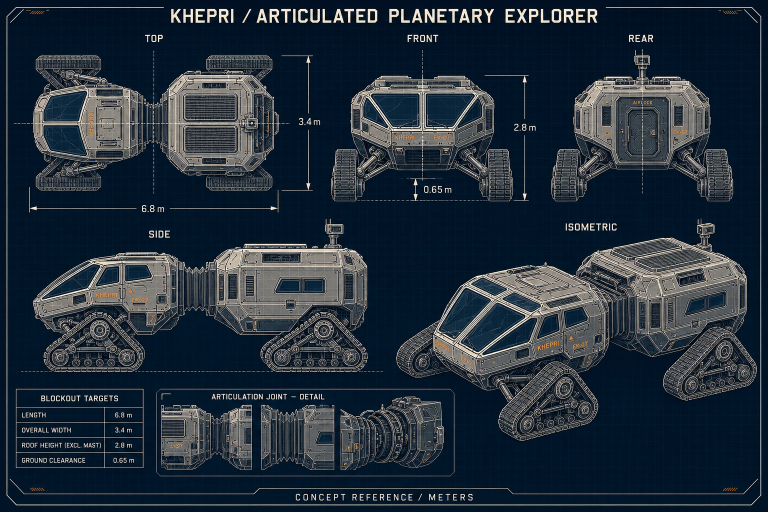
#> input picture examples/khepri/reference/khepri-blueprint.png, 1536 x 1024 px (shown at 1/2 size)
$ python -i prepare_ps1_over_under_texture.py   (imports and definitions only)
#> lines starting #> are read from the running program, lines starting #| are printed output that depends on the picture
"""Reduce the source-derived shotgun atlas to an authentic PS1-era texture.

Produces a small, hard-dithered, indexed-style palette texture instead of a
smooth modern PBR base color map.
"""

from __future__ import annotations

import sys
from pathlib import Path

from PIL import Image

TEXTURE_SIZE = 128
COLORS = 24


def prepare_ps1_texture(source_path: Path, output_path: Path) -> Path:
#> called with output_path = 'out.png'
    image = Image.open(source_path).convert("RGB")
#> image is the input picture: PIL image 1536x1024 RGB; mean R, G, B 34.9, 47.6, 59.9
    image = image.resize((TEXTURE_SIZE, TEXTURE_SIZE), Image.Resampling.NEAREST)
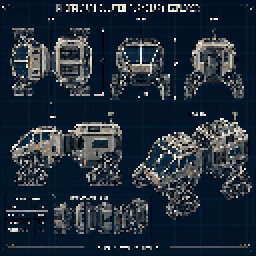
#> image: PIL image 128x128 RGB (shown 2 times larger); mean R, G, B 33.3, 46.5, 59
    quantized = image.quantize(colors=COLORS, method=Image.Quantize.MEDIANCUT, dither=Image.Dither.FLOYDSTEINBERG)
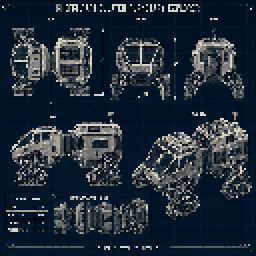
#> quantized: PIL image 128x128 P (shown 2 times larger); mean R, G, B 32.7, 46, 58.8
    final = quantized.convert("RGB")
#> (the run stopped early here; a loop or call above may not have finished)
